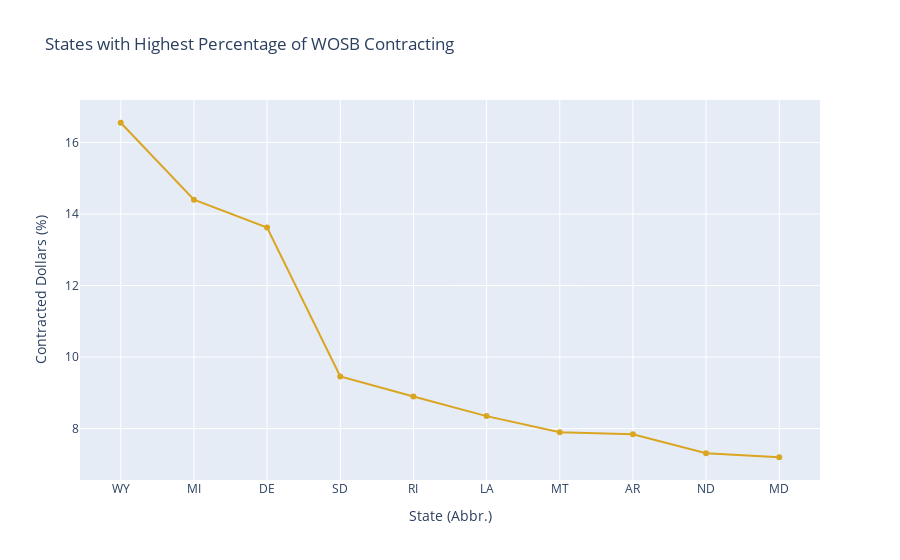

The cell this chart's notebook holds for it:
### Code cell
fig = px.line(highest_percentage_wosb, x=highest_percentage_wosb.index, y="Statewide Percentage of Total Contracted Dollars", \
              title='States with Highest Percentage of WOSB Contracting',\
              labels = {"Principal Place of Performance State Code":"State (Abbr.)","Statewide Percentage of Total Contracted Dollars":"Contracted Dollars (%)"}, \
             markers = True,color_discrete_sequence=['goldenrod'])
fig.show(),

### Figure 1 — Plotly figure (JSON) as saved in the notebook; plotly's stock layout.template omitted (floating-point values rounded to 4 significant figures)
{"data": [{"hovertemplate": "State (Abbr.)=%{x}<br>Contracted Dollars (%)=%{y}<extra></extra>", "legendgroup": "", "line": {"color": "goldenrod", "dash": "solid"}, "marker": {"symbol": "circle"}, "mode": "markers+lines", "name": "", "orientation": "v", "showlegend": false, "type": "scatter", "x": ["WY", "MI", "DE", "SD", "RI", "LA", "MT", "AR", "ND", "MD"], "xaxis": "x", "y": [16.55, 14.4, 13.62, 9.46, 8.9, 8.35, 7.9, 7.84, 7.31, 7.2], "yaxis": "y"}], "layout": {"legend": {"tracegroupgap": 0}, "title": {"text": "States with Highest Percentage of WOSB Contracting"}, "xaxis": {"anchor": "y", "domain": [0, 1], "title": {"text": "State (Abbr.)"}}, "yaxis": {"anchor": "x", "domain": [0, 1], "title": {"text": "Contracted Dollars (%)"}}}}
